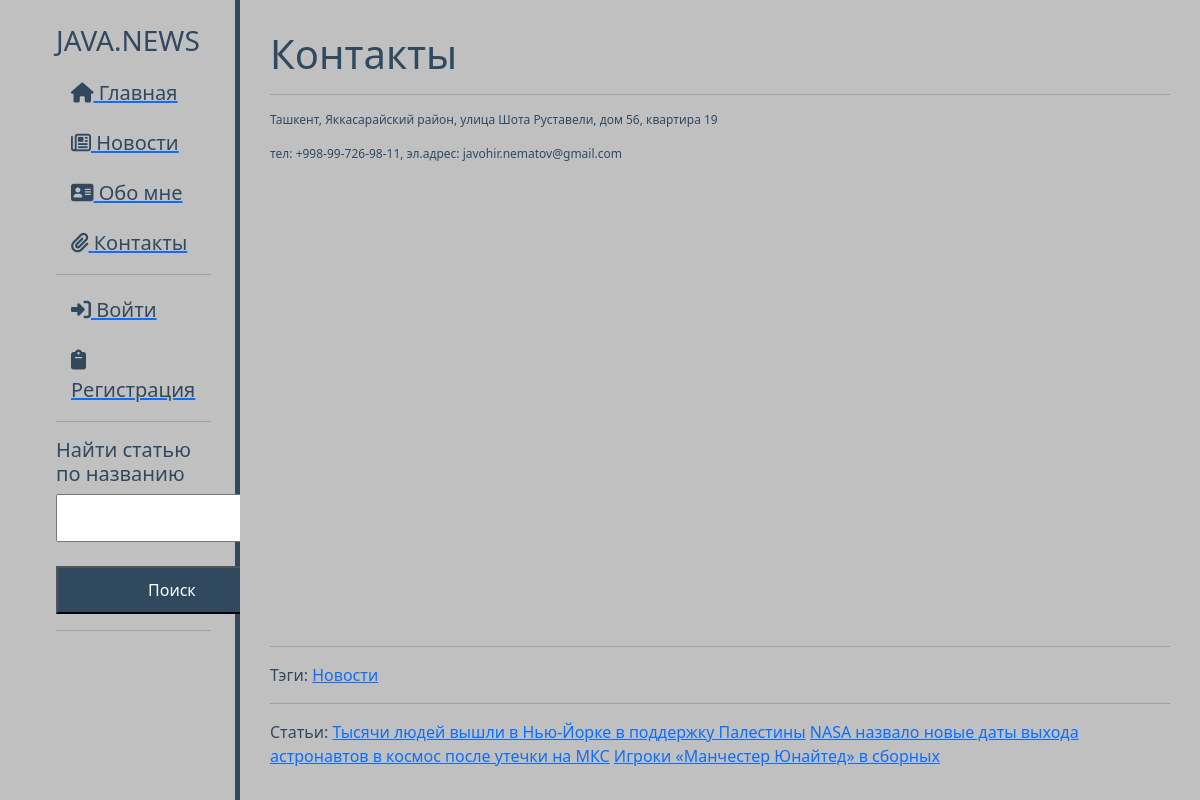
Screenshot of /contacts with the database file from the repository.
### index/models.py (models this page shows, shortened)
class Category(models.Model):
    category_name = models.CharField(max_length=256)
    class Meta:
        verbose_name = 'Тэг'
        verbose_name_plural = 'Тэги'

class Product(models.Model):
    product_name = models.CharField(max_length=512)
    product_category = models.ForeignKey(Category, on_delete=models.CASCADE)
    product_des = models.TextField(blank=True)
    product_photo = models.ImageField(upload_to='index\static\img')
    class Meta:
        verbose_name = 'Новость'
        verbose_name_plural = 'Новости'

### index/views.py (the view)
# urls.py: path('contacts', views.contacts),
def contacts(request):
    search_bar = forms.SearchForm()
    products = models.Product.objects.all()
    categories = models.Category.objects.all()
    context = {'form': search_bar,
               'products': products,
               'categories': categories}
    return render(request, 'contacts.html', context)

### index/forms.py
class SearchForm(forms.Form):
    search_product = forms.CharField(max_length=256)

### index/templates/contacts.html (shortened to what this page needs)
{% extends 'layout.html' %}
{% block content %}
    <h1>Контакты</h1>
    <hr>
    <p>Ташкент, Яккасарайский район, улица Шота Руставели, дом 56, квартира 19</p>
    <p>тел: +998-99-726-98-11, эл.адрес: javohir.nematov@gmail.com</p>
{% endblock %}
{% block tools %}
    <hr>
    Тэги:
    {% for category in categories %}
        <a href="category/{{ category.id }}">{{ category.category_name }}</a>
    {% endfor %}
    <hr>
    Статьи:
    {% for product in products %}
        <a href="product/{{ product.id }}">{{ product.product_name }}</a>
    {% endfor %}
{% endblock %}
{% block search %}
        <hr>
        <h5>Найти статью по названию</h5>
        <form action="search" method="POST">
            <input class="find" type="text" name="search_product"><br>
            <br>
            <button class="search">Поиск</button>
        </form>
        <hr>
{% endblock %}

### index/static/css/index.css (style rules this page uses)
body { background: #C0C0C0; }
.search { color: white; background-color: #31495e; text-align: center; padding: 10px 90px; }
.find { padding: 10px 22px; }
aside p { font-size: 12px; }

### rows the page displays
Category: category_name "Новости"
Product: product_name "Тысячи людей вышли в Нью-Йорке в поддержку Палестины"
Product: product_name "NASA назвало новые даты выхода астронавтов в космос после утечки на МКС"
Product: product_name "Игроки «Манчестер Юнайтед» в сборных"
